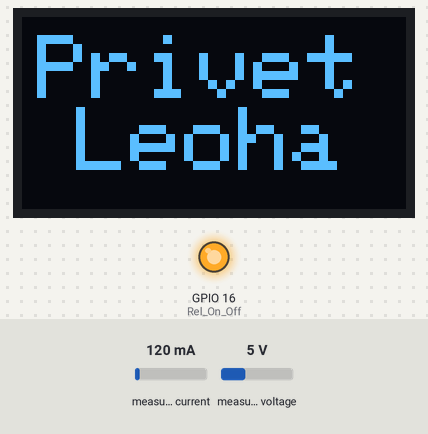
Bench run of a sketch on a simulated ESP32. Parts: 128×64 one-colour display, output pins drawn as LEDs (lit = HIGH). Inputs (shaded band) come from the test bench; at power-on: measured current 120 mA, measured voltage 5 V. What the sketch prints to the serial monitor is not drawn.

Above: at 0.1 s.

The sketch:

001.ino
```cpp
#include <Wire.h>
#include <SPI.h>
#include <Adafruit_INA219.h>
#include <Adafruit_GFX.h>
#include <Adafruit_SSD1306.h>


#define Rel_On_Off 16 //Rel_On_Off= Gpio16

#define SCREEN_WIDTH 128 // OLED display width, in pixels
#define SCREEN_HEIGHT 64 // OLED display height, in pixels

// Declaration for an SSD1306 display connected to I2C (SDA, SCL pins)
// The pins for I2C are defined by the Wire-library.
#define OLED_RESET     -1 // Reset pin # (or -1 if sharing Arduino reset pin)
//#define SCREEN_ADDRESS 0x78 ///< See datasheet for Address; 0x3D for 128x64, 0x3C for 128x32
Adafruit_SSD1306 display(SCREEN_WIDTH, SCREEN_HEIGHT, &Wire, OLED_RESET);


Adafruit_INA219 ina219;
void setup(void) {
  pinMode(16, OUTPUT); //Initialize Relay pin as output

 Wire.begin(5,4);

  display.begin(SSD1306_SWITCHCAPVCC, 0x3C); // Указываем адрес дисплея
  display.clearDisplay();
  Serial.begin(9600);

  // Show initial display buffer contents on the screen --
  // the library initializes this with an Adafruit splash screen.
  display.display();


  digitalWrite(Rel_On_Off, HIGH); //Onn relay

//  delay(1000);
//  digitalWrite(16, LOW);  //Off relay

  Serial.begin(115200);
  while (!Serial) {
      // will pause Zero, Leonardo, etc until serial console opens
      delay(1);
  }

  uint32_t currentFrequency;

  Serial.println("Hello!");

  // Initialize the INA219.
  // By default the initialization will use the largest range (32V, 2A).  However
  // you can call a setCalibration function to change this range (see comments).
  if (! ina219.begin()) {
    Serial.println("Failed to find INA219 chip");
    while (1) { delay(10); }
  }
  // To use a slightly lower 32V, 1A range (higher precision on amps):
  //ina219.setCalibration_32V_1A();
  // Or to use a lower 16V, 400mA range (higher precision on volts and amps):
  //ina219.setCalibration_16V_400mA();

  Serial.println("Measuring voltage and current with INA219 ...");
}

void loop(void)
{
  float shuntvoltage = 0;
  float busvoltage = 0;
  float current_mA = 0;
  float loadvoltage = 0;
  float power_mW = 0;

  shuntvoltage = ina219.getShuntVoltage_mV();
  busvoltage = ina219.getBusVoltage_V();
  current_mA = ina219.getCurrent_mA();
  power_mW = ina219.getPower_mW();
  loadvoltage = busvoltage + (shuntvoltage / 1000);

  Serial.print("Bus Voltage:   "); Serial.print(busvoltage); Serial.println(" V");
  //  Serial.print("Shunt Voltage: "); Serial.print(shuntvoltage); Serial.println(" mV");
  //  Serial.print("Load Voltage:  "); Serial.print(loadvoltage); Serial.println(" V");
  Serial.print("Current:       "); Serial.print(current_mA); Serial.println(" mA");
  Serial.print("Power:         "); Serial.print(power_mW); Serial.println(" mW");
  Serial.println("");

  display.clearDisplay();

  display.setTextSize(3);             // Normal 1:1 pixel scale
  display.setTextColor(SSD1306_WHITE);// Draw white text
  display.setCursor(5,6);             // Start at top-left corner
  display.println(F("Privet Leoha"));


  display.display();

  delay(1000);

}
```
